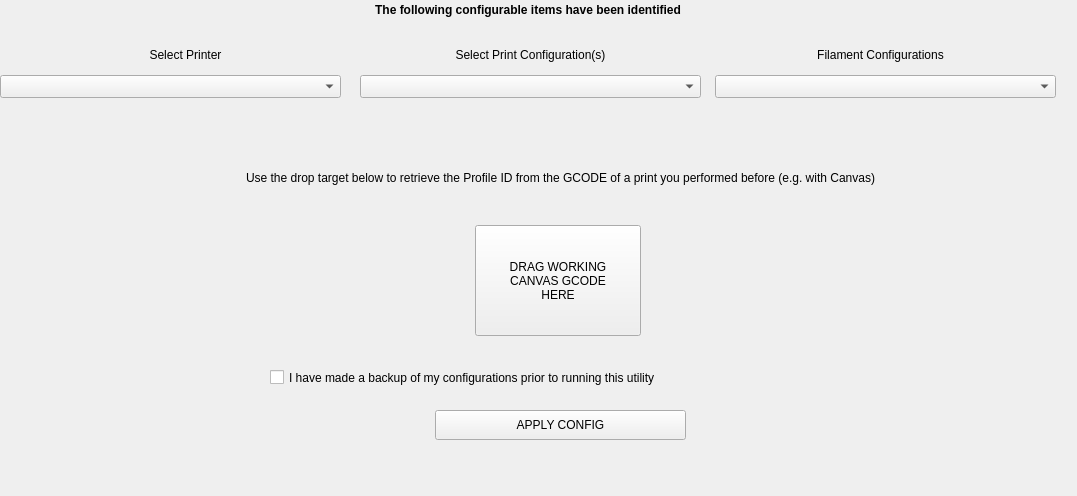
      <widget class="QWidget" name="page_6">
       <property name="geometry">
        <rect>
         <x>0</x>
         <y>0</y>
         <width>1077</width>
         <height>496</height>
        </rect>
       </property>
       <attribute name="label">
        <string>Prusa Configurations</string>
       </attribute>
       <widget class="QLabel" name="label_3">
        <property name="geometry">
         <rect>
          <x>0</x>
          <y>0</y>
          <width>1056</width>
          <height>20</height>
         </rect>
        </property>
        <property name="font">
         <font>
          <weight>75</weight>
          <bold>true</bold>
         </font>
        </property>
        <property name="text">
         <string>The following configurable items have been identified</string>
        </property>
        <property name="alignment">
         <set>Qt::AlignCenter</set>
        </property>
       </widget>
       <widget class="QComboBox" name="printerlist">
        <property name="geometry">
         <rect>
          <x>0</x>
          <y>75</y>
          <width>341</width>
          <height>23</height>
         </rect>
        </property>
        <property name="toolTip">
         <string>Printer Profiles - Describe the hardware part of your printer

If your printer does not show up here you migth be using a 
standard Prusa Printer config which cannot be changed.  
Save your printer profile under a new name and it should 
show up here</string>
        </property>
        <property name="currentText">
         <string/>
        </property>
        <property name="insertPolicy">
         <enum>QComboBox::InsertAlphabetically</enum>
        </property>
        <property name="modelColumn">
         <number>0</number>
        </property>
       </widget>
       <widget class="QLabel" name="selPrtr">
        <property name="geometry">
         <rect>
          <x>20</x>
          <y>45</y>
          <width>331</width>
          <height>20</height>
         </rect>
        </property>
        <property name="text">
         <string>Select Printer</string>
        </property>
        <property name="alignment">
         <set>Qt::AlignCenter</set>
        </property>
       </widget>
       <widget class="QMultiCombo" name="printlist">
        <property name="geometry">
         <rect>
          <x>360</x>
          <y>75</y>
          <width>341</width>
          <height>23</height>
         </rect>
        </property>
        <property name="toolTip">
         <string>Print Profiles - Describe the print settings (like layer height, infile, ...) 
part of your settings

If your print does not show up here you migth be using a 
standard Prusa Print config which cannot be changed.  
Save your print profile under a new name and it should 
show up here</string>
        </property>
        <property name="currentText">
         <string/>
        </property>
        <property name="insertPolicy">
         <enum>QComboBox::InsertAlphabetically</enum>
        </property>
        <property name="sizeAdjustPolicy">
         <enum>QComboBox::AdjustToMinimumContentsLength</enum>
        </property>
        <property name="minimumContentsLength">
         <number>400</number>
        </property>
        <property name="modelColumn">
         <number>0</number>
        </property>
       </widget>
       <widget class="QLabel" name="selPrtr_2">
        <property name="geometry">
         <rect>
          <x>375</x>
          <y>45</y>
          <width>311</width>
          <height>20</height>
         </rect>
        </property>
        <property name="text">
         <string>Select Print Configuration(s)</string>
        </property>
        <property name="alignment">
         <set>Qt::AlignCenter</set>
        </property>
       </widget>
       <widget class="QMultiCombo" name="filamentlist">
        <property name="geometry">
         <rect>
          <x>715</x>
          <y>75</y>
          <width>341</width>
          <height>23</height>
         </rect>
        </property>
        <property name="toolTip">
         <string>Filament Profiles - Describe the filament specific 
parameters (temperatures, fan settings, ...)

If your filament does not show up here you migth 
be using a standard Prusa filament config which 
cannot be changed.  Save your filament profile 
under a new name and it should show up here</string>
        </property>
        <property name="currentText">
         <string/>
        </property>
        <property name="insertPolicy">
         <enum>QComboBox::InsertAlphabetically</enum>
        </property>
        <property name="sizeAdjustPolicy">
         <enum>QComboBox::AdjustToMinimumContentsLength</enum>
        </property>
        <property name="minimumContentsLength">
         <number>400</number>
        </property>
        <property name="modelColumn">
         <number>0</number>
        </property>
       </widget>
       <widget class="QLabel" name="selPrtr_3">
        <property name="geometry">
         <rect>
          <x>725</x>
          <y>45</y>
          <width>311</width>
          <height>20</height>
         </rect>
        </property>
        <property name="text">
         <string>Filament Configurations</string>
        </property>
        <property name="alignment">
         <set>Qt::AlignCenter</set>
        </property>
       </widget>
       <widget class="QCheckBox" name="backup">
        <property name="geometry">
         <rect>
          <x>270</x>
          <y>365</y>
          <width>576</width>
          <height>25</height>
         </rect>
        </property>
        <property name="text">
         <string>I have made a backup of my configurations prior to running this utility</string>
        </property>
        <property name="checked">
         <bool>false</bool>
        </property>
       </widget>
       <widget class="QPushButton" name="applyConfig">
        <property name="enabled">
         <bool>true</bool>
        </property>
        <property name="geometry">
         <rect>
          <x>435</x>
          <y>410</y>
          <width>251</width>
          <height>30</height>
         </rect>
        </property>
        <property name="text">
         <string>APPLY CONFIG</string>
        </property>
       </widget>
       <widget class="QDropTarget" name="droptgt_canvas">
        <property name="geometry">
         <rect>
          <x>475</x>
          <y>225</y>
          <width>166</width>
          <height>111</height>
         </rect>
        </property>
        <property name="toolTip">
         <string>Drag a Palette 2 GCODE file over this target to
 automatically retrieve the Printer Profile ID</string>
        </property>
        <property name="text">
         <string>DRAG WORKING 
CANVAS GCODE
HERE</string>
        </property>
       </widget>
       <widget class="QLabel" name="label_26">
        <property name="geometry">
         <rect>
          <x>230</x>
          <y>150</y>
          <width>661</width>
          <height>56</height>
         </rect>
        </property>
        <property name="text">
         <string>Use the drop target below to retrieve the Profile ID from the GCODE of a print you performed before (e.g. with Canvas)</string>
        </property>
        <property name="alignment">
         <set>Qt::AlignCenter</set>
        </property>
        <property name="wordWrap">
         <bool>true</bool>
        </property>
       </widget>
      </widget>
